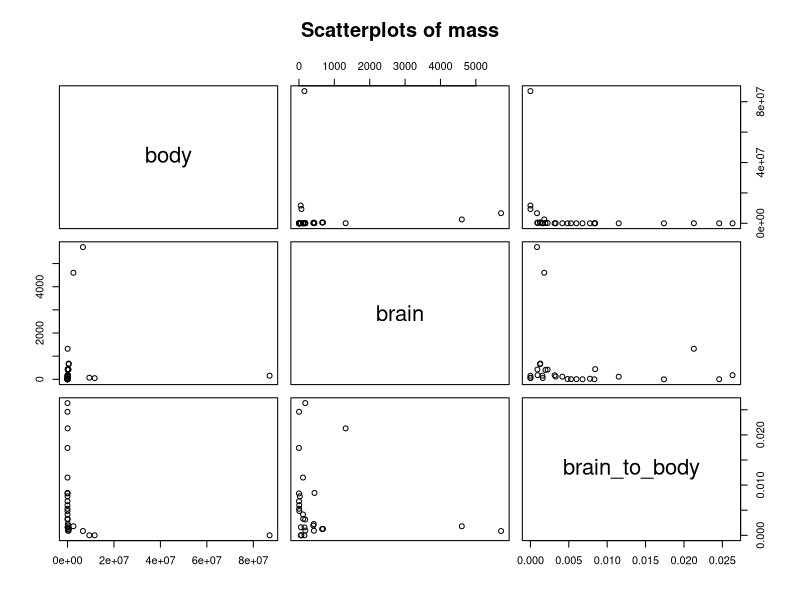
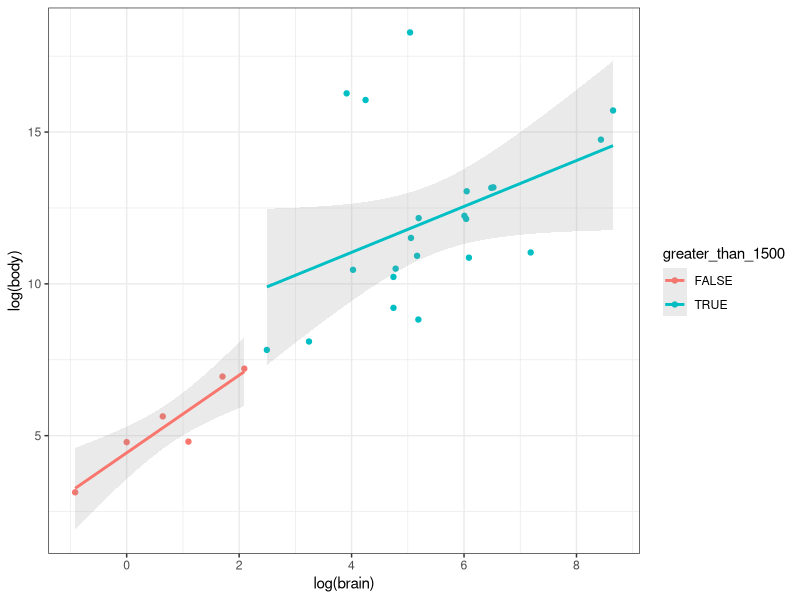
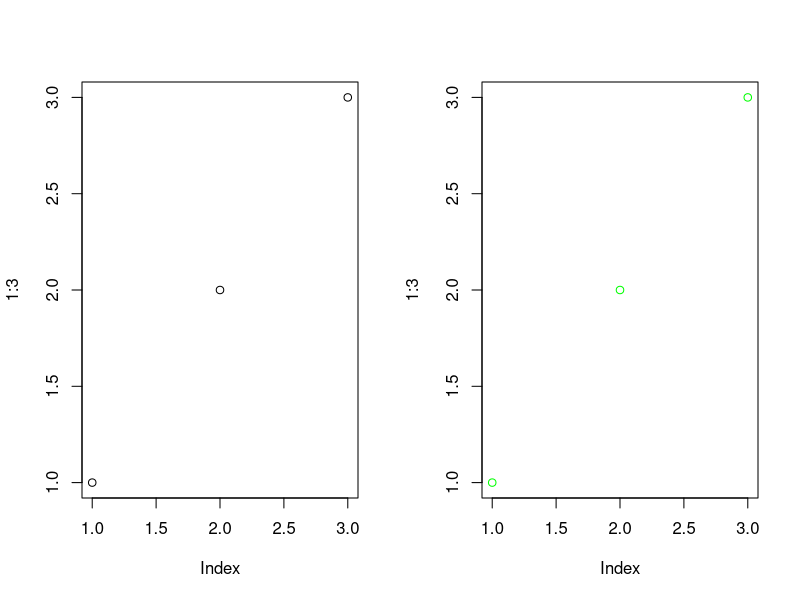

Source code (R) for these figures, in order:
## ---- chunk 1
knitr::opts_chunk$set(fig.height = 4.5, fig.align = "center", comment = "##", collapse = T)
library(tidyverse)
theme_set(theme_bw())
## ---- chunk 2
a <- c(1,2,3) 
b <- data.frame(Name = c("Abby", "Bobby"), 
                Height = c(160,158))
## ---- chunk 3
a
## ---- chunk 4
b
## ---- chunk 5
a[2:3] # Extract elements 2 and 3 from vector a
b[1, 2] # Extract row 1 and column 2 of data frame b

b$Name # Extract the Name column of b
## ---- chunk 6
a # Prints the object a
mean(a) # Prints the mean of a
## ---- chunk 7
data(Animals, package = "MASS")
dat <- Animals # Renames to dat

dat[1:5, 1:2] # Prints rows 1 to 5 and columns 1 to 2
## ---- chunk 8
dat$body <- dat$body * 1000 # Transform body from kg to g
## ---- chunk 9
dat$brain_to_body <- dat$brain / dat$body # Divides brain mass by body mass
## ---- chunk 10
plot(dat, main = "Scatterplots of mass") # Plotting using the basic plot function
## ---- chunk 11
dat$greater_than_1500 <- dat$body > 1500 # Create new variable
dat[1:5,]
## ---- chunk 12
aggregate(brain ~ greater_than_1500, dat, mean)
## ---- chunk 13
a

a %>% mean()
## ---- chunk 14
library(dplyr)

dat %>% 
  mutate(greater_than_1500 = body > 1500) %>% 
  group_by(greater_than_1500) %>% 
  summarise(Mean = mean(brain), 
            Sd = sd(brain))
## ---- chunk 15
library(ggplot2)

ggplot(dat, aes(log(brain), log(body), color = greater_than_1500)) + 
  geom_point() +
  geom_smooth(method = "lm", alpha = 0.2)
## ---- chunk 16
par(mfrow = c(1,2))
plot(1:3, col = "black")
plot(1:3, col = "green")
## ---- chunk 17
sd
## ---- chunk 18
add_two <- function(x){
  x + 2
}

add_two(5)

add_inputs <- function(x, y){
  x + y
}

add_inputs(5, 2)
## ---- chunk 19
m <- mean(a)
m
## ---- chunk 20
mod <- lm(brain ~ body, dat)

anova(mod)
## ---- chunk 21
mod$coefficients # Prints the estimated coefficients
mod$fitted.values # Prints the estimated values
